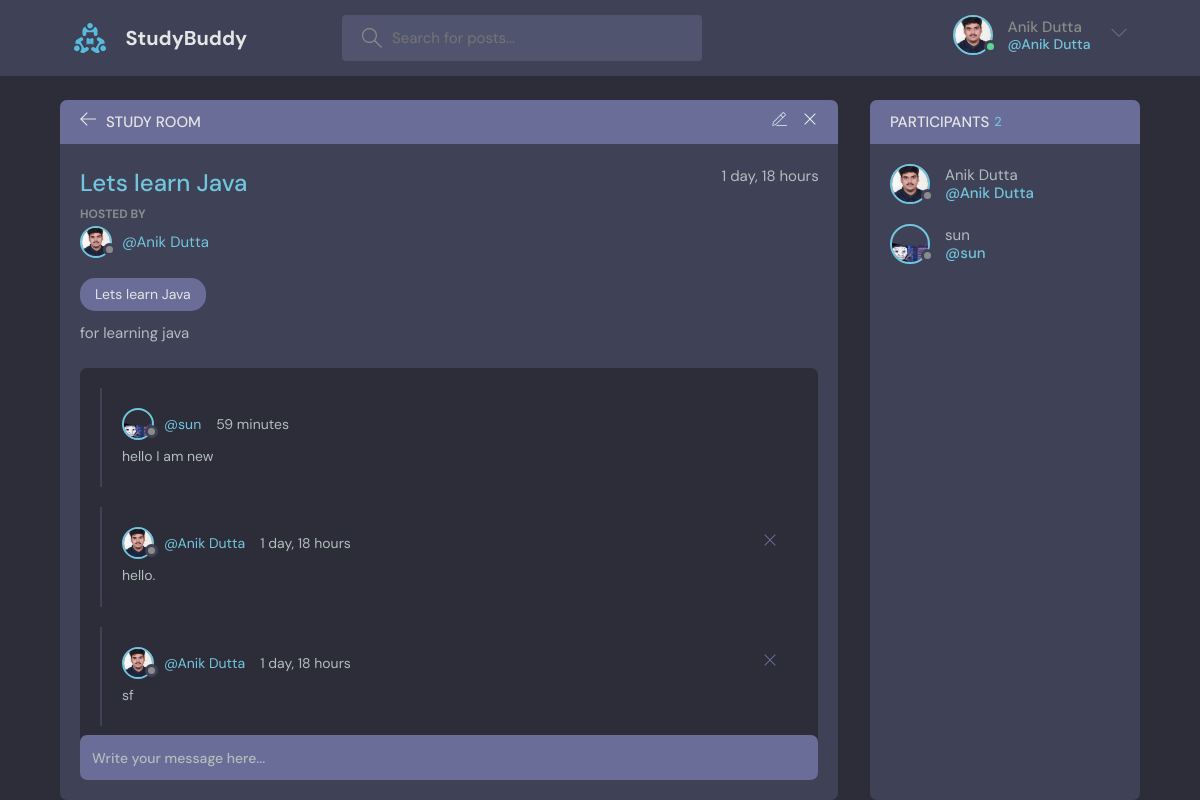
/room/1 (signed in), run on the app's committed database.
### base/models.py (models this page shows, shortened)
class User(AbstractUser):
    name = models.CharField(max_length=200, blank=True)
    username = models.CharField(max_length=200, unique=True, null=True, blank=True)
    email = models.EmailField(unique=True, null=True)
    bio = models.TextField(null=True)
    avatar = models.ImageField(null=True, default='avatar.svg')
    USERNAME_FIELD = 'email'
    REQUIRED_FIELDS = []

class Room(models.Model):
    host = models.ForeignKey(User, on_delete=models.SET_NULL, null=True)
    topic = models.ForeignKey(Topic, on_delete=models.SET_NULL, null=True)
    name = models.CharField(max_length=200, null=False, blank= False)
    description = models.TextField(null= True, blank= True,)
    participants = models.ManyToManyField(User, related_name='participants', blank= True)
    updated = models.DateTimeField(auto_now= True)
    created = models.DateTimeField(auto_now_add= True)
    objects = models.Manager()
    class Meta:
        ordering = ['-created', '-updated']

class Messages(models.Model):
    user = models.ForeignKey(User, on_delete=models.CASCADE)
    room = models.ForeignKey(Room, on_delete=models.CASCADE)
    body = models.TextField()
    updated = models.DateTimeField(auto_now= True)
    created = models.DateTimeField(auto_now_add= True)
    objects = models.Manager()
    class Meta:
        ordering = ['-created', '-updated']

### base/views.py (the view, shortened to what this page needs)
# urls.py: path('room/<str:pk>', views.room, name = "room"),
def room(request, pk):
    room = Room.objects.get(id = pk)
    comments =  room.messages_set.all()
    participants = room.participants.all()
    context = {'room':room, 'comments': comments, 'participants': participants}
    return render(request,'base/room.html', context)

### base/templates/base/room.html (shortened to what this page needs)
{% extends 'main.html' %}
{% block content %}
    <main class="profile-page layout layout--2">
      <div class="container">
        <div class="room">
          <div class="room__top">
            <div class="room__topLeft">
              <a href="{% url 'home' %}">
                <svg version="1.1" xmlns="http://www.w3.org/2000/svg" width="32" height="32" viewBox="0 0 32 32">
                  <title>arrow-left</title>
                  <path
                    d="M13.723 2.286l-13.723 13.714 13.719 13.714 1.616-1.611-10.96-10.96h27.625v-2.286h-27.625l10.965-10.965-1.616-1.607z"
                  ></path>
                </svg>
              </a>
              <h3>STUDY ROOM</h3>
            </div>
              {% if room.host == request.user %}
                <div class="room__topRight">
                  <a href="{% url 'update-room' room.id %}">
                  </a>
                  <a href="{% url 'delete-room' room.id %}">
                    <svg version="1.1" xmlns="http://www.w3.org/2000/svg" width="32" height="32" viewBox="0 0 32 32">
                      <title>remove</title>
                      <path
                        d="M27.314 6.019l-1.333-1.333-9.98 9.981-9.981-9.981-1.333 1.333 9.981 9.981-9.981 9.98 1.333 1.333 9.981-9.98 9.98 9.98 1.333-1.333-9.98-9.98 9.98-9.981z"
                      ></path>
                    </svg>
                  </a>
                </div>
              {% endif %}
            </div>
          <div class="room__box scroll">
            <div class="room__header scroll">
              <div class="room__info">
                <h3>{{ room.name }}</h3>
                <span>{{ room.created|timesince }}</span>
              </div>
              <div class="room__hosted">
                <p>Hosted By</p>
                <a href="{% url 'user-profile' room.host.id %}" class="room__author">
                  <div class="avatar avatar--small">
                    <img src="{{user.avatar.url}}" />
                  </div>
                  <span>@{{ room.host.username }}</span>
                </a>
              </div>
              <div class="room__details">
                <span class="room__topics">{{room.name}}</span>
                <p>{{room.description}}</p>
              </div>
            </div>
            <div class="room__conversation">
              <div class="threads scroll">
                {% for message in comments %}
                  <div class="thread">
                    <div class="thread__top">
                      <div class="thread__author">
                        <a href="{% url 'user-profile' message.user.id %}" class="thread__authorInfo">
                          <div class="avatar avatar--small">
                            <img src="{{message.user.avatar.url}}" />
                          </div>
                          <span>@{{message.user.username}}</span>
                        </a>
                        <span class="thread__date">{{message.created|timesince}}</span>
                      </div>
                      {% if request.user == message.user %}
                        <a href="{% url 'delete-message' message.id %}">
                          <div class="thread__delete">
                            <svg version="1.1" xmlns="http://www.w3.org/2000/svg" width="32" height="32" viewBox="0 0 32 32">
                              <title>remove</title>
                              <path
                                d="M27.314 6.019l-1.333-1.333-9.98 9.981-9.981-9.981-1.333 1.333 9.981 9.981-9.981 9.98 1.333 1.333 9.981-9.98 9.98 9.98 1.333-1.333-9.98-9.98 9.98-9.981z"
                              ></path>
                            </svg>
                          </div>
                        </a>
                      {% endif %}
                    </div>
                    <div class="thread__details">
                      {{message.body}}
                    </div>
                  </div>
                {% endfor %}
              </div>
            </div>
          </div>
          {% if user.is_authenticated %}
          <div class="room__message">
            <form method="POST" action="">
              <input type="text" name="body" placeholder="Write your message here..." />
            </form>
          </div>
          {% endif %}
        </div>
        <div class="participants">
          <h3 class="participants__top">Participants <span>{{ participants.count }}</span></h3>
          <div class="participants__list scroll">
            {% for user in participants %}
            <a href="{% url 'user-profile' user.id %}" class="participant">
              <div class="avatar avatar--medium">
                <img src="{{user.avatar.url}}" />
              </div>
              <p>
                {{ user.username }}
                <span>@{{ user.username }}</span>
              </p>
            </a>
            {% endfor %}
          </div>
        </div>
      </div>
    </main>
{% endblock content %}

### templates/navbar.html (shortened to what this page needs)
{% load static %}
<header class="header header--loggedIn">
    <div class="container">
      <a href="{% url 'home' %}" class="header__logo">
        <img src="{% static 'images/logo.svg' %}" />
        <h1>StudyBuddy</h1>
      </a>
      <form class="header__search" action="{% url 'home' %}" method="GET">
        <label>
          <input type="text" name="q" placeholder="Search for posts..." />
        </label>
      </form>
      <nav class="header__menu">
        {% if request.user.is_authenticated %}
        <div class="header__user">
          <a href="{% url 'user-profile' user.id %}">
            <div class="avatar avatar--medium active">
              <img src="{{request.user.avatar.url}}" />
            </div>
            <p>{{request.user.username}} <span>@{{request.user.username}}</span></p>
          </a>
          <button class="dropdown-button">
            <svg version="1.1" xmlns="http://www.w3.org/2000/svg" width="32" height="32" viewBox="0 0 32 32">
              <title>chevron-down</title>
              <path d="M16 21l-13-13h-3l16 16 16-16h-3l-13 13z"></path>
            </svg>
          </button>
        </div>
        {% else %}
          <a href="{% url 'login' %}">
            <img src="{% static 'images/avatar.svg' %}" />
            <p>Login</p>
          </a>
        {% endif %}
      </nav>
    </div>
  </header>

### data on the page
User: user.avatar (picture), user.username "Anik Dutta", avatar (picture), username "Anik Dutta"
Room: name "Lets learn Java", created "1 day, 18 hours", host.username "Anik Dutta", description "for learning java"
Messages: user.avatar (picture), user.username "sun", created "59 minutes", body "hello I am new"
Messages: user.avatar (picture), user.username "Anik Dutta", created "1 day, 18 hours", body "hello."
Messages: user.avatar (picture), user.username "Anik Dutta", created "1 day, 18 hours", body "sf"
User: avatar (picture), username "sun"

### other printed values
{{ participants.count }} "2"
